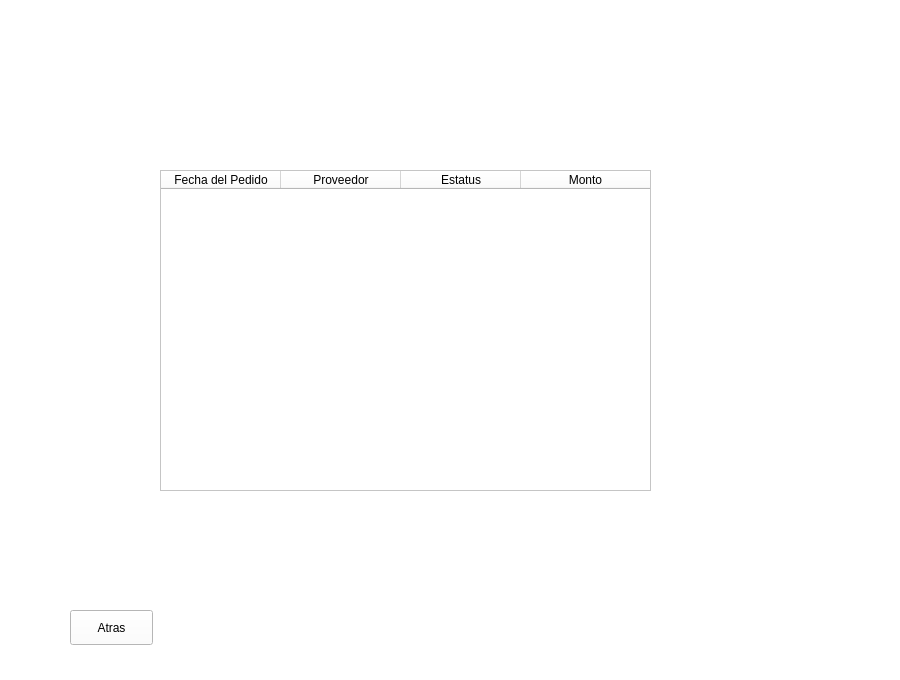
<?xml version="1.0" encoding="UTF-8"?>
<ui version="4.0">
 <class>pantalla_principal</class>
 <widget class="QWidget" name="pantalla_principal">
  <property name="geometry">
   <rect>
    <x>0</x>
    <y>0</y>
    <width>900</width>
    <height>680</height>
   </rect>
  </property>
  <property name="windowTitle">
   <string>Form</string>
  </property>
  <widget class="QStackedWidget" name="stackedWidget">
   <property name="geometry">
    <rect>
     <x>0</x>
     <y>0</y>
     <width>900</width>
     <height>680</height>
    </rect>
   </property>
   <property name="styleSheet">
    <string notr="true">background: white;</string>
   </property>
   <property name="currentIndex">
    <number>3</number>
   </property>
   <widget class="QWidget" name="menu">
    <widget class="QLabel" name="fondoPrincipal">
     <property name="geometry">
      <rect>
       <x>0</x>
       <y>0</y>
       <width>901</width>
       <height>681</height>
      </rect>
     </property>
     <property name="text">
      <string/>
     </property>
     <property name="pixmap">
      <pixmap resource="res.qrc">:/resources/imagenes/principalFondo.png</pixmap>
     </property>
    </widget>
    <widget class="QWidget" name="gridLayoutWidget">
     <property name="geometry">
      <rect>
       <x>10</x>
       <y>340</y>
       <width>871</width>
       <height>331</height>
      </rect>
     </property>
     <layout class="QGridLayout" name="provLayout">
      <property name="sizeConstraint">
       <enum>QLayout::SetDefaultConstraint</enum>
      </property>
      <property name="spacing">
       <number>6</number>
      </property>
     </layout>
    </widget>
    <widget class="QLabel" name="txtTiendas">
     <property name="geometry">
      <rect>
       <x>30</x>
       <y>290</y>
       <width>230</width>
       <height>50</height>
      </rect>
     </property>
     <property name="font">
      <font>
       <family>DejaVu Sans Mono</family>
       <pointsize>12</pointsize>
      </font>
     </property>
     <property name="text">
      <string>Tiendas cerca de ti:</string>
     </property>
    </widget>
    <widget class="QLabel" name="txtTiendas_2">
     <property name="geometry">
      <rect>
       <x>30</x>
       <y>0</y>
       <width>401</width>
       <height>60</height>
      </rect>
     </property>
     <property name="font">
      <font>
       <family>DejaVu Sans Mono</family>
       <pointsize>12</pointsize>
      </font>
     </property>
     <property name="styleSheet">
      <string notr="true">background-color: rgba(255, 255, 255, 0);
color: rgb(255,255	,255);
</string>
     </property>
     <property name="text">
      <string>¡Bienvenido/a de vuelta!</string>
     </property>
    </widget>
    <widget class="QPushButton" name="btnMisSolicitudes">
     <property name="geometry">
      <rect>
       <x>740</x>
       <y>10</y>
       <width>141</width>
       <height>31</height>
      </rect>
     </property>
     <property name="styleSheet">
      <string notr="true">color: rgb(255, 114, 98);</string>
     </property>
     <property name="text">
      <string>Ver mis Solicitudes</string>
     </property>
    </widget>
   </widget>
   <widget class="QWidget" name="tienda">
    <widget class="QWidget" name="gridLayoutWidget_2">
     <property name="geometry">
      <rect>
       <x>40</x>
       <y>190</y>
       <width>801</width>
       <height>401</height>
      </rect>
     </property>
     <layout class="QGridLayout" name="productLayout">
      <property name="spacing">
       <number>10</number>
      </property>
     </layout>
    </widget>
    <widget class="QLabel" name="provNombre">
     <property name="geometry">
      <rect>
       <x>40</x>
       <y>30</y>
       <width>541</width>
       <height>31</height>
      </rect>
     </property>
     <property name="styleSheet">
      <string notr="true">font: 75 italic 17pt &quot;DejaVu Sans&quot;;
color: rgb(0, 0, 0);</string>
     </property>
     <property name="text">
      <string>Nombre del Proveedor</string>
     </property>
     <property name="wordWrap">
      <bool>true</bool>
     </property>
    </widget>
    <widget class="QPushButton" name="btnAtras">
     <property name="geometry">
      <rect>
       <x>30</x>
       <y>620</y>
       <width>83</width>
       <height>35</height>
      </rect>
     </property>
     <property name="text">
      <string>Atras</string>
     </property>
    </widget>
    <widget class="QLabel" name="provDescripcion">
     <property name="geometry">
      <rect>
       <x>40</x>
       <y>80</y>
       <width>531</width>
       <height>51</height>
      </rect>
     </property>
     <property name="styleSheet">
      <string notr="true">font: 75 13pt &quot;Quicksand&quot;;
color: rgb(0, 0, 0);</string>
     </property>
     <property name="text">
      <string>Descripcion del proveedor</string>
     </property>
     <property name="alignment">
      <set>Qt::AlignLeading|Qt::AlignLeft|Qt::AlignTop</set>
     </property>
     <property name="wordWrap">
      <bool>true</bool>
     </property>
    </widget>
    <widget class="QPushButton" name="btnSiguiente">
     <property name="geometry">
      <rect>
       <x>780</x>
       <y>620</y>
       <width>83</width>
       <height>35</height>
      </rect>
     </property>
     <property name="text">
      <string>Siguiente</string>
     </property>
    </widget>
    <widget class="QLabel" name="label">
     <property name="geometry">
      <rect>
       <x>40</x>
       <y>160</y>
       <width>201</width>
       <height>21</height>
      </rect>
     </property>
     <property name="styleSheet">
      <string notr="true">font: 57 11pt &quot;Quicksand Medium&quot;;
color: rgb(0, 0, 0);</string>
     </property>
     <property name="text">
      <string>Productos disponibles:</string>
     </property>
    </widget>
   </widget>
   <widget class="QWidget" name="solicitud">
    <widget class="QTableWidget" name="reciboTable">
     <property name="geometry">
      <rect>
       <x>50</x>
       <y>81</y>
       <width>471</width>
       <height>311</height>
      </rect>
     </property>
     <property name="styleSheet">
      <string notr="true">color: rgb(255, 114, 98);</string>
     </property>
     <property name="wordWrap">
      <bool>true</bool>
     </property>
     <attribute name="horizontalHeaderCascadingSectionResizes">
      <bool>false</bool>
     </attribute>
     <attribute name="horizontalHeaderMinimumSectionSize">
      <number>40</number>
     </attribute>
     <attribute name="horizontalHeaderDefaultSectionSize">
      <number>117</number>
     </attribute>
     <attribute name="horizontalHeaderStretchLastSection">
      <bool>true</bool>
     </attribute>
     <column>
      <property name="text">
       <string>Nombre</string>
      </property>
     </column>
     <column>
      <property name="text">
       <string>Cantidad</string>
      </property>
     </column>
     <column>
      <property name="text">
       <string>Precio (unidad)</string>
      </property>
     </column>
     <column>
      <property name="text">
       <string>Total</string>
      </property>
     </column>
    </widget>
    <widget class="QLabel" name="label_3">
     <property name="geometry">
      <rect>
       <x>50</x>
       <y>30</y>
       <width>291</width>
       <height>31</height>
      </rect>
     </property>
     <property name="styleSheet">
      <string notr="true">font: 75 18pt &quot;Quicksand&quot;;
color: rgb(255, 114, 98);</string>
     </property>
     <property name="text">
      <string>Información del pedido:</string>
     </property>
    </widget>
    <widget class="QPushButton" name="btnProcesarSolic">
     <property name="geometry">
      <rect>
       <x>710</x>
       <y>610</y>
       <width>131</width>
       <height>35</height>
      </rect>
     </property>
     <property name="styleSheet">
      <string notr="true">background-color: rgb(255, 114, 98);
color: '#FFFFFF';</string>
     </property>
     <property name="text">
      <string>Procesar Solicitud</string>
     </property>
    </widget>
    <widget class="QComboBox" name="comboBoxPago">
     <property name="geometry">
      <rect>
       <x>50</x>
       <y>465</y>
       <width>251</width>
       <height>35</height>
      </rect>
     </property>
     <item>
      <property name="text">
       <string>Seleccione un Metodo de Pago</string>
      </property>
     </item>
    </widget>
    <widget class="QDateEdit" name="fechaEntrega">
     <property name="geometry">
      <rect>
       <x>50</x>
       <y>540</y>
       <width>251</width>
       <height>35</height>
      </rect>
     </property>
     <property name="maximumDate">
      <date>
       <year>2030</year>
       <month>12</month>
       <day>31</day>
      </date>
     </property>
     <property name="minimumDate">
      <date>
       <year>2021</year>
       <month>2</month>
       <day>6</day>
      </date>
     </property>
     <property name="displayFormat">
      <string>dd / MM / yyyy</string>
     </property>
     <property name="calendarPopup">
      <bool>true</bool>
     </property>
    </widget>
    <widget class="QLabel" name="label_2">
     <property name="geometry">
      <rect>
       <x>50</x>
       <y>516</y>
       <width>231</width>
       <height>21</height>
      </rect>
     </property>
     <property name="styleSheet">
      <string notr="true">font: 75 11pt &quot;Quicksand Medium&quot;;</string>
     </property>
     <property name="text">
      <string>Seleccione la Fecha de Entrega:</string>
     </property>
    </widget>
    <widget class="QLineEdit" name="direccion">
     <property name="geometry">
      <rect>
       <x>340</x>
       <y>465</y>
       <width>251</width>
       <height>35</height>
      </rect>
     </property>
     <property name="placeholderText">
      <string>Direccion de envío</string>
     </property>
    </widget>
    <widget class="QLabel" name="label_4">
     <property name="geometry">
      <rect>
       <x>50</x>
       <y>415</y>
       <width>471</width>
       <height>31</height>
      </rect>
     </property>
     <property name="styleSheet">
      <string notr="true">font: 75 13pt &quot;Quicksand&quot;;
color: rgb(0, 0, 0);</string>
     </property>
     <property name="text">
      <string>Para completar su solicitud, ingrese los siguientes datos</string>
     </property>
    </widget>
    <widget class="QPushButton" name="btnAtrasSolic">
     <property name="geometry">
      <rect>
       <x>50</x>
       <y>610</y>
       <width>83</width>
       <height>35</height>
      </rect>
     </property>
     <property name="styleSheet">
      <string notr="true">color: rgb(255, 114, 98);</string>
     </property>
     <property name="text">
      <string>Atras</string>
     </property>
    </widget>
   </widget>
   <widget class="QWidget" name="solicitudesCliente">
    <widget class="QTableWidget" name="solicitudesTable">
     <property name="geometry">
      <rect>
       <x>160</x>
       <y>170</y>
       <width>491</width>
       <height>321</height>
      </rect>
     </property>
     <property name="lineWidth">
      <number>3</number>
     </property>
     <attribute name="horizontalHeaderDefaultSectionSize">
      <number>120</number>
     </attribute>
     <attribute name="horizontalHeaderStretchLastSection">
      <bool>true</bool>
     </attribute>
     <column>
      <property name="text">
       <string>Fecha del Pedido</string>
      </property>
     </column>
     <column>
      <property name="text">
       <string>Proveedor</string>
      </property>
     </column>
     <column>
      <property name="text">
       <string>Estatus</string>
      </property>
     </column>
     <column>
      <property name="text">
       <string>Monto</string>
      </property>
     </column>
    </widget>
    <widget class="QPushButton" name="btnAtrasMisSolic">
     <property name="geometry">
      <rect>
       <x>70</x>
       <y>610</y>
       <width>83</width>
       <height>35</height>
      </rect>
     </property>
     <property name="text">
      <string>Atras</string>
     </property>
    </widget>
   </widget>
  </widget>
 </widget>
 <resources>
  <include location="res.qrc"/>
 </resources>
 <connections/>
</ui>
